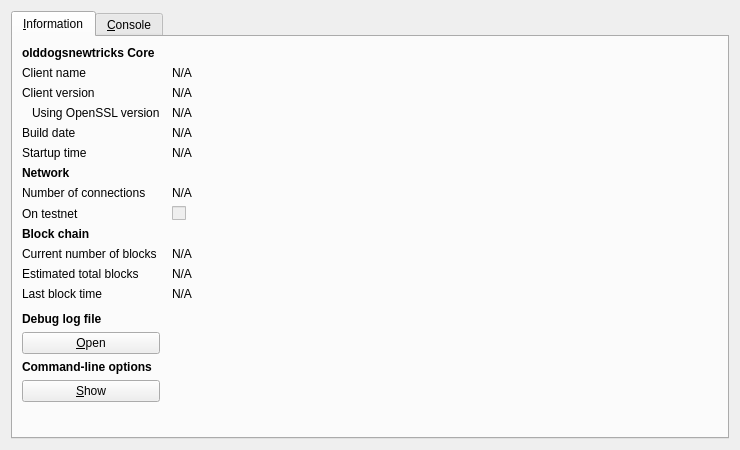
<?xml version="1.0" encoding="UTF-8"?>
<ui version="4.0">
 <class>RPCConsole</class>
 <widget class="QDialog" name="RPCConsole">
  <property name="geometry">
   <rect>
    <x>0</x>
    <y>0</y>
    <width>740</width>
    <height>450</height>
   </rect>
  </property>
  <property name="windowTitle">
   <string>olddogsnewtricks - Debug window</string>
  </property>
  <layout class="QVBoxLayout" name="verticalLayout_2">
   <item>
    <widget class="QTabWidget" name="tabWidget">
     <property name="currentIndex">
      <number>0</number>
     </property>
     <widget class="QWidget" name="tab_info">
      <attribute name="title">
       <string>&amp;Information</string>
      </attribute>
      <layout class="QGridLayout" name="gridLayout" columnstretch="0,1">
       <property name="horizontalSpacing">
        <number>12</number>
       </property>
       <item row="0" column="0">
        <widget class="QLabel" name="label_9">
         <property name="font">
          <font>
           <weight>75</weight>
           <bold>true</bold>
          </font>
         </property>
         <property name="text">
          <string>olddogsnewtricks Core</string>
         </property>
        </widget>
       </item>
       <item row="1" column="0">
        <widget class="QLabel" name="label_5">
         <property name="text">
          <string>Client name</string>
         </property>
        </widget>
       </item>
       <item row="1" column="1">
        <widget class="QLabel" name="clientName">
         <property name="cursor">
          <cursorShape>IBeamCursor</cursorShape>
         </property>
         <property name="text">
          <string>N/A</string>
         </property>
         <property name="textFormat">
          <enum>Qt::PlainText</enum>
         </property>
         <property name="textInteractionFlags">
          <set>Qt::LinksAccessibleByMouse|Qt::TextSelectableByKeyboard|Qt::TextSelectableByMouse</set>
         </property>
        </widget>
       </item>
       <item row="2" column="0">
        <widget class="QLabel" name="label_6">
         <property name="text">
          <string>Client version</string>
         </property>
        </widget>
       </item>
       <item row="2" column="1">
        <widget class="QLabel" name="clientVersion">
         <property name="cursor">
          <cursorShape>IBeamCursor</cursorShape>
         </property>
         <property name="text">
          <string>N/A</string>
         </property>
         <property name="textFormat">
          <enum>Qt::PlainText</enum>
         </property>
         <property name="textInteractionFlags">
          <set>Qt::LinksAccessibleByMouse|Qt::TextSelectableByKeyboard|Qt::TextSelectableByMouse</set>
         </property>
        </widget>
       </item>
       <item row="3" column="0">
        <widget class="QLabel" name="label_14">
         <property name="text">
          <string>Using OpenSSL version</string>
         </property>
         <property name="indent">
          <number>10</number>
         </property>
        </widget>
       </item>
       <item row="3" column="1">
        <widget class="QLabel" name="openSSLVersion">
         <property name="cursor">
          <cursorShape>IBeamCursor</cursorShape>
         </property>
         <property name="text">
          <string>N/A</string>
         </property>
         <property name="textFormat">
          <enum>Qt::PlainText</enum>
         </property>
         <property name="textInteractionFlags">
          <set>Qt::LinksAccessibleByMouse|Qt::TextSelectableByKeyboard|Qt::TextSelectableByMouse</set>
         </property>
        </widget>
       </item>
       <item row="4" column="0">
        <widget class="QLabel" name="label_12">
         <property name="text">
          <string>Build date</string>
         </property>
        </widget>
       </item>
       <item row="4" column="1">
        <widget class="QLabel" name="buildDate">
         <property name="cursor">
          <cursorShape>IBeamCursor</cursorShape>
         </property>
         <property name="text">
          <string>N/A</string>
         </property>
         <property name="textFormat">
          <enum>Qt::PlainText</enum>
         </property>
         <property name="textInteractionFlags">
          <set>Qt::LinksAccessibleByMouse|Qt::TextSelectableByKeyboard|Qt::TextSelectableByMouse</set>
         </property>
        </widget>
       </item>
       <item row="5" column="0">
        <widget class="QLabel" name="label_13">
         <property name="text">
          <string>Startup time</string>
         </property>
        </widget>
       </item>
       <item row="5" column="1">
        <widget class="QLabel" name="startupTime">
         <property name="cursor">
          <cursorShape>IBeamCursor</cursorShape>
         </property>
         <property name="text">
          <string>N/A</string>
         </property>
         <property name="textFormat">
          <enum>Qt::PlainText</enum>
         </property>
         <property name="textInteractionFlags">
          <set>Qt::LinksAccessibleByMouse|Qt::TextSelectableByKeyboard|Qt::TextSelectableByMouse</set>
         </property>
        </widget>
       </item>
       <item row="6" column="0">
        <widget class="QLabel" name="label_11">
         <property name="font">
          <font>
           <weight>75</weight>
           <bold>true</bold>
          </font>
         </property>
         <property name="text">
          <string>Network</string>
         </property>
        </widget>
       </item>
       <item row="7" column="0">
        <widget class="QLabel" name="label_7">
         <property name="text">
          <string>Number of connections</string>
         </property>
        </widget>
       </item>
       <item row="7" column="1">
        <widget class="QLabel" name="numberOfConnections">
         <property name="cursor">
          <cursorShape>IBeamCursor</cursorShape>
         </property>
         <property name="text">
          <string>N/A</string>
         </property>
         <property name="textFormat">
          <enum>Qt::PlainText</enum>
         </property>
         <property name="textInteractionFlags">
          <set>Qt::LinksAccessibleByMouse|Qt::TextSelectableByKeyboard|Qt::TextSelectableByMouse</set>
         </property>
        </widget>
       </item>
       <item row="8" column="0">
        <widget class="QLabel" name="label_8">
         <property name="text">
          <string>On testnet</string>
         </property>
        </widget>
       </item>
       <item row="8" column="1">
        <widget class="QCheckBox" name="isTestNet">
         <property name="enabled">
          <bool>false</bool>
         </property>
         <property name="text">
          <string/>
         </property>
        </widget>
       </item>
       <item row="9" column="0">
        <widget class="QLabel" name="label_10">
         <property name="font">
          <font>
           <weight>75</weight>
           <bold>true</bold>
          </font>
         </property>
         <property name="text">
          <string>Block chain</string>
         </property>
        </widget>
       </item>
       <item row="10" column="0">
        <widget class="QLabel" name="label_3">
         <property name="text">
          <string>Current number of blocks</string>
         </property>
        </widget>
       </item>
       <item row="10" column="1">
        <widget class="QLabel" name="numberOfBlocks">
         <property name="cursor">
          <cursorShape>IBeamCursor</cursorShape>
         </property>
         <property name="text">
          <string>N/A</string>
         </property>
         <property name="textFormat">
          <enum>Qt::PlainText</enum>
         </property>
         <property name="textInteractionFlags">
          <set>Qt::LinksAccessibleByMouse|Qt::TextSelectableByKeyboard|Qt::TextSelectableByMouse</set>
         </property>
        </widget>
       </item>
       <item row="11" column="0">
        <widget class="QLabel" name="label_4">
         <property name="text">
          <string>Estimated total blocks</string>
         </property>
        </widget>
       </item>
       <item row="11" column="1">
        <widget class="QLabel" name="totalBlocks">
         <property name="cursor">
          <cursorShape>IBeamCursor</cursorShape>
         </property>
         <property name="text">
          <string>N/A</string>
         </property>
         <property name="textFormat">
          <enum>Qt::PlainText</enum>
         </property>
         <property name="textInteractionFlags">
          <set>Qt::LinksAccessibleByMouse|Qt::TextSelectableByKeyboard|Qt::TextSelectableByMouse</set>
         </property>
        </widget>
       </item>
       <item row="12" column="0">
        <widget class="QLabel" name="label_2">
         <property name="text">
          <string>Last block time</string>
         </property>
        </widget>
       </item>
       <item row="12" column="1">
        <widget class="QLabel" name="lastBlockTime">
         <property name="cursor">
          <cursorShape>IBeamCursor</cursorShape>
         </property>
         <property name="text">
          <string>N/A</string>
         </property>
         <property name="textFormat">
          <enum>Qt::PlainText</enum>
         </property>
         <property name="textInteractionFlags">
          <set>Qt::LinksAccessibleByMouse|Qt::TextSelectableByKeyboard|Qt::TextSelectableByMouse</set>
         </property>
        </widget>
       </item>
       <item row="13" column="0">
        <spacer name="verticalSpacer_2">
         <property name="orientation">
          <enum>Qt::Vertical</enum>
         </property>
         <property name="sizeHint" stdset="0">
          <size>
           <width>20</width>
           <height>20</height>
          </size>
         </property>
        </spacer>
       </item>
       <item row="14" column="0">
        <widget class="QLabel" name="labelDebugLogfile">
         <property name="font">
          <font>
           <weight>75</weight>
           <bold>true</bold>
          </font>
         </property>
         <property name="text">
          <string>Debug log file</string>
         </property>
        </widget>
       </item>
       <item row="15" column="0">
        <widget class="QPushButton" name="openDebugLogfileButton">
         <property name="toolTip">
          <string>Open the olddogsnewtricks debug log file from the current data directory. This can take a few seconds for large log files.</string>
         </property>
         <property name="text">
          <string>&amp;Open</string>
         </property>
         <property name="autoDefault">
          <bool>false</bool>
         </property>
        </widget>
       </item>
       <item row="16" column="0">
        <widget class="QLabel" name="labelCLOptions">
         <property name="font">
          <font>
           <weight>75</weight>
           <bold>true</bold>
          </font>
         </property>
         <property name="text">
          <string>Command-line options</string>
         </property>
        </widget>
       </item>
       <item row="17" column="0">
        <widget class="QPushButton" name="showCLOptionsButton">
         <property name="toolTip">
          <string>Show the olddogsnewtricks-Qt help message to get a list with possible olddogsnewtricks command-line options.</string>
         </property>
         <property name="text">
          <string>&amp;Show</string>
         </property>
         <property name="autoDefault">
          <bool>false</bool>
         </property>
        </widget>
       </item>
       <item row="18" column="0">
        <spacer name="verticalSpacer">
         <property name="orientation">
          <enum>Qt::Vertical</enum>
         </property>
         <property name="sizeHint" stdset="0">
          <size>
           <width>20</width>
           <height>40</height>
          </size>
         </property>
        </spacer>
       </item>
      </layout>
     </widget>
     <widget class="QWidget" name="tab_console">
      <attribute name="title">
       <string>&amp;Console</string>
      </attribute>
      <layout class="QVBoxLayout" name="verticalLayout_3">
       <property name="spacing">
        <number>3</number>
       </property>
       <item>
        <widget class="QTextEdit" name="messagesWidget">
         <property name="minimumSize">
          <size>
           <width>0</width>
           <height>100</height>
          </size>
         </property>
         <property name="readOnly">
          <bool>true</bool>
         </property>
         <property name="tabKeyNavigation" stdset="0">
          <bool>false</bool>
         </property>
         <property name="columnCount" stdset="0">
          <number>2</number>
         </property>
        </widget>
       </item>
       <item>
        <layout class="QHBoxLayout" name="horizontalLayout">
         <property name="spacing">
          <number>3</number>
         </property>
         <item>
          <widget class="QLabel" name="label">
           <property name="text">
            <string notr="true">&gt;</string>
           </property>
          </widget>
         </item>
         <item>
          <widget class="QLineEdit" name="lineEdit"/>
         </item>
         <item>
          <widget class="QPushButton" name="clearButton">
           <property name="maximumSize">
            <size>
             <width>24</width>
             <height>24</height>
            </size>
           </property>
           <property name="toolTip">
            <string>Clear console</string>
           </property>
           <property name="text">
            <string/>
           </property>
           <property name="icon">
            <iconset resource="../bitcoin.qrc">
             <normaloff>:/icons/remove</normaloff>:/icons/remove</iconset>
           </property>
           <property name="shortcut">
            <string notr="true">Ctrl+L</string>
           </property>
           <property name="autoDefault">
            <bool>false</bool>
           </property>
          </widget>
         </item>
        </layout>
       </item>
      </layout>
     </widget>
    </widget>
   </item>
  </layout>
 </widget>
 <resources>
  <include location="../bitcoin.qrc"/>
 </resources>
 <connections/>
</ui>
